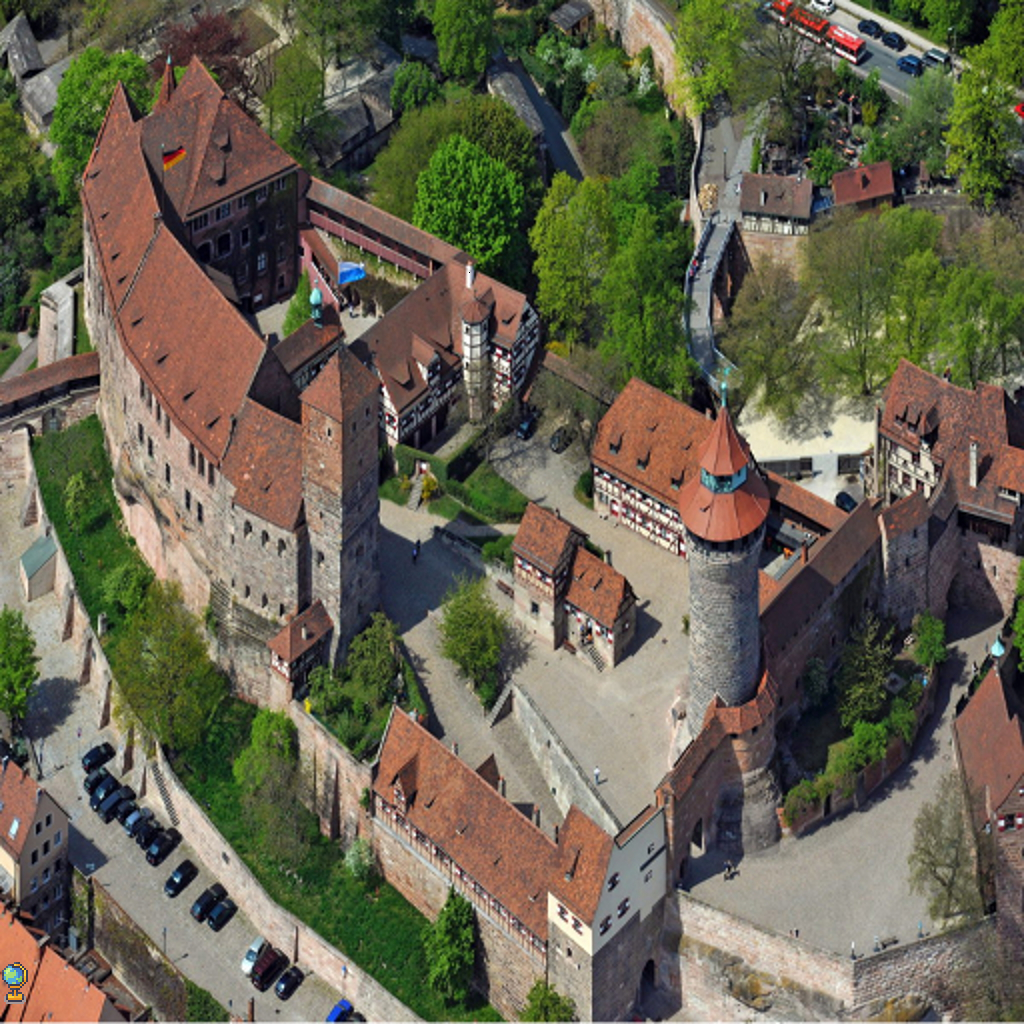

A 2D game scene composited from a Tiled map and its tileset images. What follows is a short description and the map's XML, with each tile layer's data collapsed to a summary:
An orthogonal 32x32 tile map with 32x32 px tiles, 3 tile layers (falken-cam, hintergrund, exit-layer), 3 tilesets.

<map version="1.5" tiledversion="1.6.0" orientation="orthogonal" renderorder="right-down" width="32" height="32" tilewidth="32" tileheight="32" infinite="0" nextlayerid="6" nextobjectid="1">
 <editorsettings>
  <export target="burg.json" format="json" />
 </editorsettings>
 <properties>
  <property name="script" value="../scripts/index.js?url=./user-update.js,./game-mode.js,../burg/display-livestream.js" />
 </properties>
 <tileset firstgid="1" source="../32x32_map_tile v3.1.tsx" />
 <tileset firstgid="668" source="../haus/tilesetfiles/Interiors_free_32x32.tsx" />
 <tileset firstgid="2092" source="tilesets/K0429475_Burg_Nuernberg_Luftaufnahme.tsx" />
 <layer id="3" name="falken-cam" width="32" height="32">
  <properties>
   <property name="openWebsite" value="./falke.html" />
  </properties>
  <data>[1024 cells, 1024 non-empty, 1 distinct tile ids]</data>
 </layer>
 <layer id="1" name="hintergrund" width="32" height="32">
  <data>[1024 cells, 1024 non-empty, 1024 distinct tile ids]</data>
 </layer>
 <layer id="4" name="exit-layer" width="32" height="32">
  <properties>
   <property name="exitSceneUrl" value="https://pi4.e6azumuvyiabvs9s.myfritz.net/nodetype/rest/mapserver/site.json" />
  </properties>
  <data>[1024 cells, 2 non-empty, 2 distinct tile ids]</data>
 </layer>
 <objectgroup id="5" name="floorLayer" />
</map>
